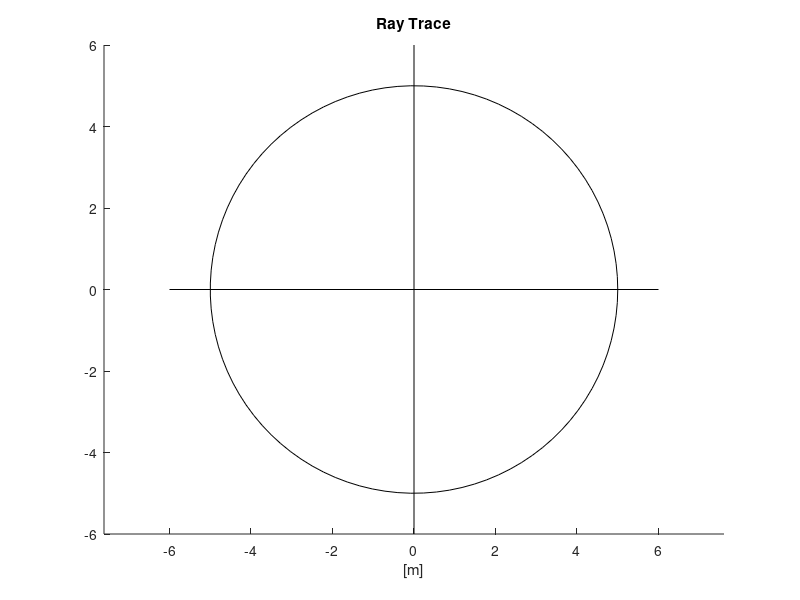

MATLAB code to generate this figure: (Note: this script raises an error after producing the figure.)
close all
clear

c1 = 5;
l = [2 3 4 5 6];
ip = zeros(length(l),4);
d = zeros(length(l),1);

figure(1)
title('Ray Trace')
xlabel('[m]')
hold on; axis equal
viscircles([0,0],c1,'color','k','linewidth',0.5)
plot([-c1; c1].*1.2, [0;0],'color','k')
plot([0,0],[-c1; c1].*1.2,'color','k')

for i = 1:length(l)
    [dt, ipt] = intersect_dist(c1,l(i));
    if isnan(dt)
        continue;
    else
        ip(i,:) = ipt;
        d(i) = dt;
        plotLine(ipt);
    end
end

% circle: x^2 + y^2 = r^2
% verry simple equation since all the lines are vertical

function [d, ip] = intersect_dist(r,x)
if x >= r
    d = nan;
    ip = nan;
    return
end
% x is known, only y needs to be calculated
% y^2 = r^2 - x^2 => y = sqrt(r^2 - x^2);
% p1 = (x, y); p2 = (x, -y);
% d = ||p2-p1|| = ||(0,2*y)|| = sqrt((2*y)^2) = 2*y;
d = 2*sqrt(r^2 - x^2);

ip = [x sqrt(r^2 - x^2) x -sqrt(r^2 - x^2)];
end

function plotLine(ip)
plot(ip(1),ip(2),'ro')
plot(ip(3),ip(4),'ro')
plot([ip(1);ip(3)],[ip(2);ip(4)],'color','b')
end